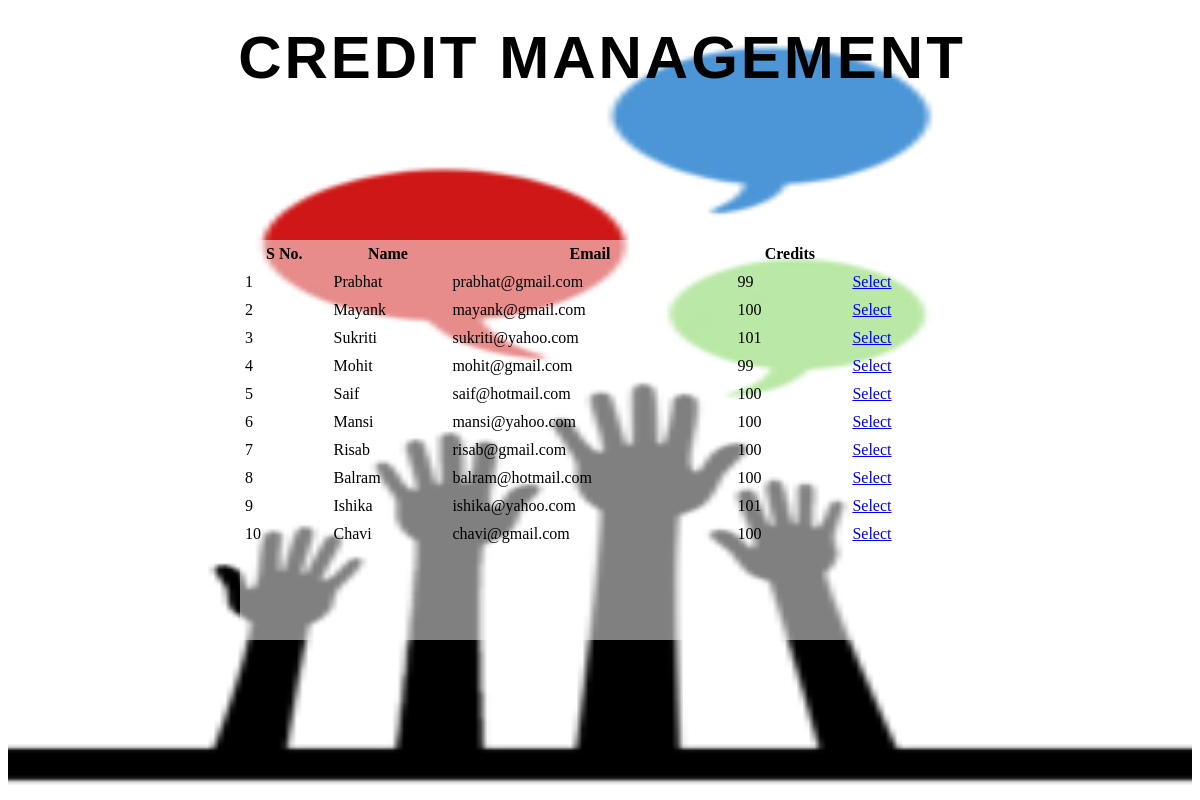
The page / on the database its author committed.
### tables this page shows
CREATE TABLE IF NOT EXISTS `users` (
  `name` varchar(20) DEFAULT NULL,
  `email` varchar(20) DEFAULT NULL,
  `credit` int(11) DEFAULT '10'
);

### index.php (the view, shortened to what this page needs)
<?php
    require_once('db_connect.php');
    $query = "select * from users";
    $result = mysqli_query($link,$query);
?>
<html>
	<head>
    </head>
    <body>
	<div class="Back">
	<div class="text"><h1>CREDIT MANAGEMENT</h1></div>
	<div class="container">
        <table width="100%" border="0px" cellspacing="0px" cellpadding="5px">
			<thead>
				<tr>
                    <th>S No.</th>
    				<th>Name</th>
    				<th>Email</th>
    				<th>Credits</th>
				</tr>
			</thead>
            <?php
                $i=1;
                while($row = mysqli_fetch_array($result)) {
                    echo "<tr>";
                    echo "<td>" . $i . "</td>";
                    echo "<td>" . $row["name"] . "</td>";
                    echo "<td>" . $row["email"] . "</td>";
                    echo "<td>" . $row["credit"] . "</td>";
                    echo "<td><a href=transfer.php?name=" . $row['name'] . ">Select</a><td>";
                    echo "</tr>";
                    ++$i;
                }
            ?>
        </table>
		</div>
    </div>
	</body>
</html>

### index.php (style rules this page uses)
.Back { background-image:url('logo_small.jpg'); background-size:100% 110%; width:100%; height:100%; }
.container { background-color:rgba(256,256,256,0.5); position:absolute; top:30%; left:20%; width:60%; height:50%; }
.text { position:absolute; width:99%; height:90px; }
.text h1 { color:black; text-align:center; font-size:60px; font-family:'Montserrat',sans-serif; letter-spacing:3; margin-top:15px; }

### rows shown on the page
users: name "Prabhat", email "prabhat@gmail.com", credit "99"
users: name "Mayank", email "mayank@gmail.com", credit "100"
users: name "Sukriti", email "sukriti@yahoo.com", credit "101"
users: name "Mohit", email "mohit@gmail.com", credit "99"
users: name "Saif", email "saif@hotmail.com", credit "100"
users: name "Mansi", email "mansi@yahoo.com", credit "100"
users: name "Risab", email "risab@gmail.com", credit "100"
users: name "Balram", email "balram@hotmail.com", credit "100"
users: name "Ishika", email "ishika@yahoo.com", credit "101"
users: name "Chavi", email "chavi@gmail.com", credit "100"
